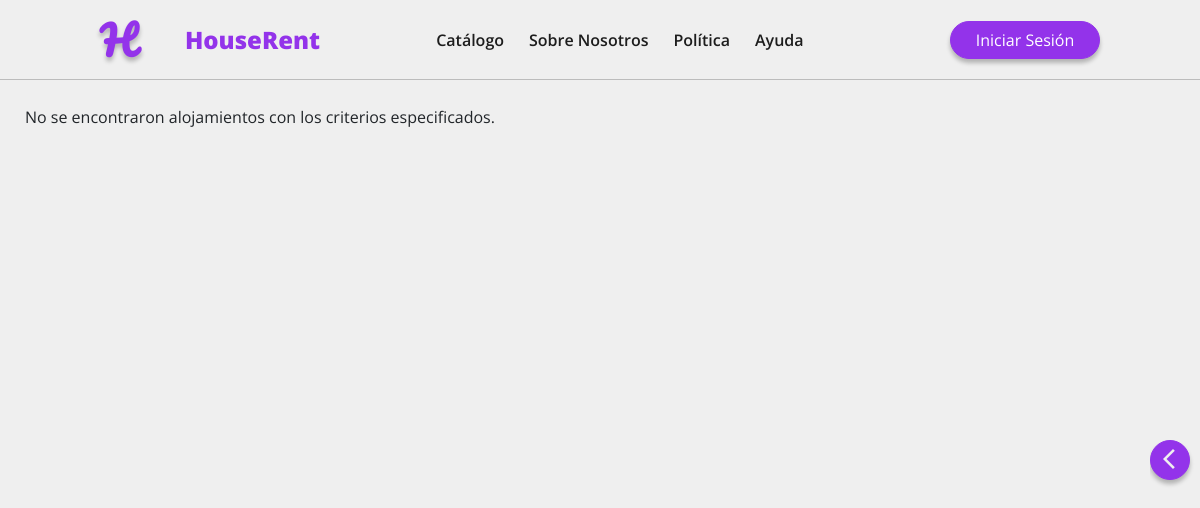
Page /?name=&owner=&type=&min_capacity=&max_capacity=&min_price=&max_price=&start_date=&end_date=&country=&region=&city=&pcode=&min_rating= on the earlier database version.
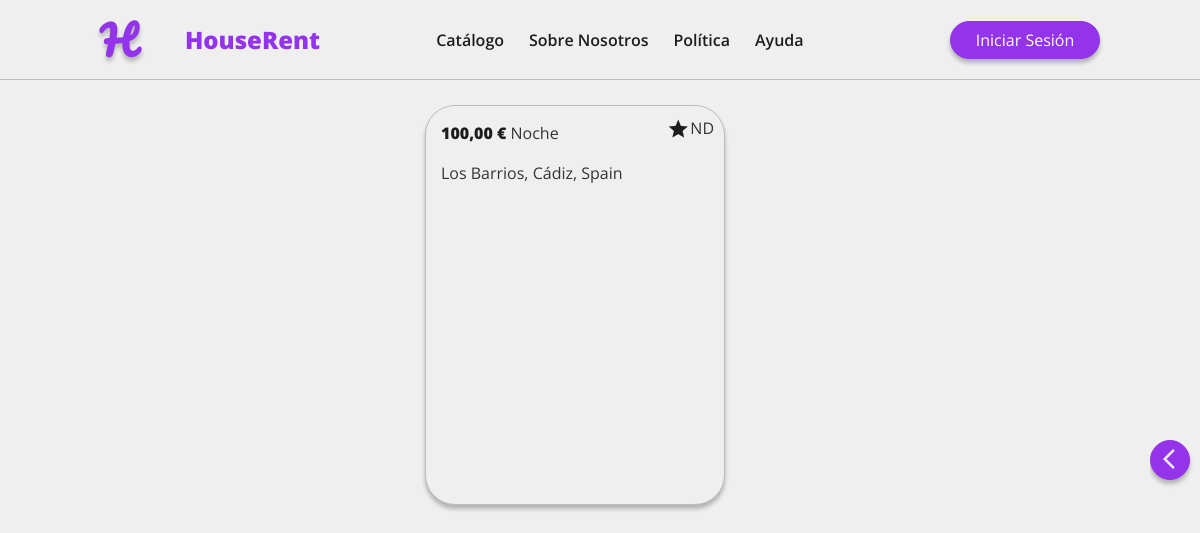
Same page on the later database version.
### apps/core/models.py (models this page shows, shortened)
class Accommodation(models.Model):
    name = models.CharField(max_length=256, blank=False, null=False)
    description = models.TextField(max_length=1024, blank=False, null=False)
    capacity = models.PositiveIntegerField(blank=False, null=False, default=1)
    owner = models.ForeignKey(CustomUser, on_delete=models.CASCADE, blank=False, null=False)
    price = models.DecimalField(decimal_places=2, max_digits=8, blank=False, null=False, validators=[MinValueValidator(0)], help_text='Ingresa un valor positivo')
    address = models.ForeignKey(Address, on_delete=models.CASCADE, blank=False, null=False)
    category = models.CharField(max_length=16, choices=Category.choices(), blank=False, null=False)
    service = models.ManyToManyField(Service, blank=True)
    creation_date = models.DateField(auto_now_add=True, blank=False, null=False)
    modification_date = models.DateField(auto_now=True, blank=False, null=False)
    is_active = models.BooleanField(default=True, blank=False, null=False)
    @property
    def average_rating(self):
        return self.comments.aggregate(models.Avg('rating'))['rating__avg']
    class Meta:
        verbose_name = "Alojamiento"
        verbose_name_plural = "Alojamientos"
        indexes = [
            models.Index(fields=['name']),
            models.Index(fields=['owner']),
            models.Index(fields=['category']),
        ]

class Address(models.Model):
    street_number = models.CharField(max_length=8, blank=False, null=False)
    address_line = models.TextField(blank=False, null=False)
    city = models.CharField(max_length=256, blank=False, null=False)
    region = models.CharField(max_length=256, blank=False, null=False)
    country = CountryField(blank_label='(seleccionar país)', blank=False, null=False)
    postal_code = models.CharField(max_length=16, blank=False, null=False)
    class Meta:
        verbose_name = "Dirección"
        verbose_name_plural = "Direcciones"
        indexes = [
            models.Index(fields=['city']),
            models.Index(fields=['region']),
            models.Index(fields=['postal_code'])
        ]

### apps/core/views.py (the view, shortened to what this page needs)
# urls.py: path('',views.home,name='home'),
def home(request):
    accommodations = Accommodation.objects.all().annotate(
        is_booked=Value(False, output_field=BooleanField()),
        is_favorite=Value(False, output_field=BooleanField())
    )
    if request.user.is_authenticated:
        favorite = Favorite.objects.filter(accommodation=OuterRef('pk'), user=request.user)
        accommodations = accommodations.annotate(
            is_favorite=Exists(favorite)
        )
    name_query = request.GET.get('name')
    owner_query = request.GET.get('owner')
    type_query = request.GET.get('type')
    min_capacity = request.GET.get('min_capacity')
    max_capacity = request.GET.get('max_capacity')
    min_price = request.GET.get('min_price')
    max_price = request.GET.get('max_price')
    start_date = request.GET.get('start_date')
    end_date = request.GET.get('end_date')
    country_query = request.GET.get('country')
    region_query = request.GET.get('region')
    city_query = request.GET.get('city')
    postal_code_query = request.GET.get('pcode')
    services_query = request.GET.getlist('services')
    min_rating = request.GET.get('min_rating')
    try:
        start_date = datetime.strptime(start_date, '%Y-%m-%d') if start_date else None
    except ValueError:
        start_date = None
    try:
        end_date = datetime.strptime(end_date, '%Y-%m-%d') if end_date else None
    except ValueError:
        end_date = None
    try:
        min_capacity = int(min_capacity) if min_capacity else None
    except ValueError:
        min_capacity = None
    try:
        max_capacity = int(max_capacity) if max_capacity else None
    except ValueError:
        max_capacity = None
    try:
        min_price = float(min_price) if min_price else None
    except ValueError:
        min_price = None
    try:
        max_price = float(max_price) if max_price else None
    except ValueError:
        max_price = None
    if start_date and end_date and start_date > end_date:
        end_date = None
    if min_capacity and max_capacity and min_capacity > max_capacity:
        max_capacity = None
    if min_price and max_price and min_price > max_price:
        max_price = None
    valid_query_params = {
        'name': name_query or '',
        'owner': owner_query or '',
        'type': type_query or '',
        'min_capacity': min_capacity if min_capacity is not None else '',
        'max_capacity': max_capacity if max_capacity is not None else '',
        'min_price': min_price if min_price is not None else '',
        'max_price': max_price if max_price is not None else '',
        'start_date': start_date.strftime('%Y-%m-%d') if start_date else '',
        'end_date': end_date.strftime('%Y-%m-%d') if end_date else '',
        'country': country_query or '',
        'region': region_query or '',
        'city': city_query or '',
        'pcode': postal_code_query or '',
        'min_rating': min_rating if min_rating is not None else '',
        'services': services_query  # Mantén services como una lista
    }
    valid_query_string = urlencode(valid_query_params, doseq=True)
    current_query_string = request.GET.urlencode()
    if current_query_string != valid_query_string:
        return HttpResponseRedirect(f'{request.path}?{valid_query_string}')
    if name_query:
        accommodations = accommodations.filter(name__icontains=name_query)
    if owner_query:
        accommodations = accommodations.filter(owner__username__icontains=owner_query)
    if type_query:
        accommodations = accommodations.filter(category=Category.get_readable_name(type_query))
    if min_capacity:
        accommodations = accommodations.filter(capacity__gte=min_capacity)
    if max_capacity:
        accommodations = accommodations.filter(capacity__lte=max_capacity)
    if min_price:
        accommodations = accommodations.filter(price__gte=min_price)
    if max_price:
        accommodations = accommodations.filter(price__lte=max_price)
    if country_query:
        accommodations = accommodations.filter(address__country__icontains=country_query)
    if region_query:
        accommodations = accommodations.filter(address__region__icontains=region_query)
    if city_query:
        accommodations = accommodations.filter(address__city__icontains=city_query)
    if postal_code_query:
        accommodations = accommodations.filter(address__postal_code__icontains=postal_code_query)
    if services_query:
        accommodations = accommodations.filter(service__id__in=services_query).distinct()
    if min_rating:
        accommodations = accommodations.filter(average_rating__gte=min_rating)
    for accommodation in accommodations:
        accommodation.first_image = Image.objects.filter(accommodation=accommodation, order=1).first()
    es_propietario=request.user.groups.filter(name="Propietarios").exists()
    tipos = Category.choices()
    servicios = Service.objects.all()
    context = {
        'accommodations': accommodations,
        'types': tipos,
        'services': servicios,
        'today': date.today(),
    }
    return render(request, 'core/home.html', context)

### apps/core/enums.py (called while the page is built)
    @classmethod
    def choices(cls):
        return tuple((i.name, i.value) for i in cls)

### templates/core/home.html (shortened to what this page needs)
{% extends 'base_generic.html' %}
{% load static %}
{% block content %}
<div class="row page-container">
    <div class="col accommodation-container">
        <div class="row" id="accommodation-row">
            {% for accommodation in accommodations %}
                <div class="col card-container">
                    <div class="card {% if accommodation.is_booked %}booked{% endif %}">
                        <div class="card-body">
                            <p class="card-text"><b class="price"> {{ accommodation.price }} € </b> Noche</p>
                            <p class="card-text">{{ accommodation.address.city }}, {{ accommodation.address.region }}, {{ accommodation.address.country.name }}</p>
                            <div class="rating">
                                <span class="material-symbols-outlined rating-star">
                                </span>
                                <p class="card-text">{{ accommodation.average_rating|default:"ND" }}</p>
                            </div>
                        </div>
                    </div>
                </div>
            {% empty %}
                <div class="col-12">
                    <p>No se encontraron alojamientos con los criterios especificados.</p>
                </div>
            {% endfor %}
        </div>
    </div>
    <div class="col-md-3 filter-form-container">
        <button id="toggle-btn" class="btn toggle-btn">
            <span class="material-symbols-outlined toggle-icon">
            </span>
        </button>
    </div>
</div>
{% endblock %}

Differences in the rows shown:
added Accommodation: price "100,00", address.city "Los Barrios", address.region "Cádiz", address.country.name "Spain", average_rating "ND"
Other differences:
text no longer shown: "No se encontraron alojamientos con los criterios especificados."
